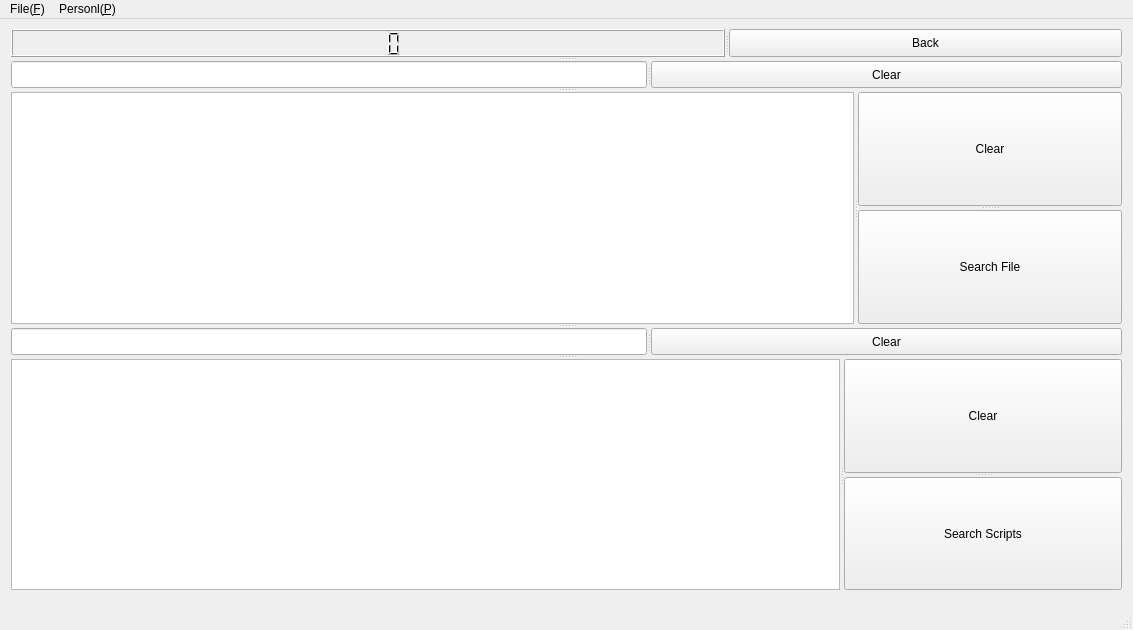
<?xml version="1.0" encoding="UTF-8"?>
<ui version="4.0">
 <class>UserWindow</class>
 <widget class="QMainWindow" name="UserWindow">
  <property name="geometry">
   <rect>
    <x>0</x>
    <y>0</y>
    <width>1133</width>
    <height>630</height>
   </rect>
  </property>
  <property name="windowTitle">
   <string>MainWindow</string>
  </property>
  <widget class="QWidget" name="centralwidget">
   <widget class="QSplitter" name="splitter_10">
    <property name="geometry">
     <rect>
      <x>11</x>
      <y>10</y>
      <width>1111</width>
      <height>561</height>
     </rect>
    </property>
    <property name="orientation">
     <enum>Qt::Vertical</enum>
    </property>
    <widget class="QSplitter" name="splitter_9">
     <property name="orientation">
      <enum>Qt::Horizontal</enum>
     </property>
     <widget class="QLCDNumber" name="lcdNumber">
      <property name="maximumSize">
       <size>
        <width>11313166</width>
        <height>33</height>
       </size>
      </property>
      <property name="styleSheet">
       <string notr="true">font: 87 10pt &quot;Arial Black&quot;;</string>
      </property>
     </widget>
     <widget class="QPushButton" name="pushButton_7">
      <property name="maximumSize">
       <size>
        <width>393</width>
        <height>33</height>
       </size>
      </property>
      <property name="styleSheet">
       <string notr="true">font: 87 10pt &quot;Arial Black&quot;;</string>
      </property>
      <property name="text">
       <string>Back</string>
      </property>
     </widget>
    </widget>
    <widget class="QSplitter" name="splitter_4">
     <property name="orientation">
      <enum>Qt::Vertical</enum>
     </property>
     <widget class="QSplitter" name="splitter">
      <property name="orientation">
       <enum>Qt::Horizontal</enum>
      </property>
      <widget class="QLineEdit" name="lineEdit"/>
      <widget class="QPushButton" name="pushButton">
       <property name="styleSheet">
        <string notr="true">font: 87 10pt &quot;Arial Black&quot;;</string>
       </property>
       <property name="text">
        <string>Clear</string>
       </property>
      </widget>
     </widget>
     <widget class="QSplitter" name="splitter_3">
      <property name="orientation">
       <enum>Qt::Horizontal</enum>
      </property>
      <widget class="QTextEdit" name="textEdit"/>
      <widget class="QSplitter" name="splitter_2">
       <property name="orientation">
        <enum>Qt::Vertical</enum>
       </property>
       <widget class="QPushButton" name="pushButton_2">
        <property name="styleSheet">
         <string notr="true">font: 87 10pt &quot;Arial Black&quot;;</string>
        </property>
        <property name="text">
         <string>Clear</string>
        </property>
       </widget>
       <widget class="QPushButton" name="pushButton_3">
        <property name="styleSheet">
         <string notr="true">font: 87 10pt &quot;Arial Black&quot;;</string>
        </property>
        <property name="text">
         <string>Search File</string>
        </property>
       </widget>
      </widget>
     </widget>
    </widget>
    <widget class="QSplitter" name="splitter_8">
     <property name="orientation">
      <enum>Qt::Vertical</enum>
     </property>
     <widget class="QSplitter" name="splitter_5">
      <property name="orientation">
       <enum>Qt::Horizontal</enum>
      </property>
      <widget class="QLineEdit" name="lineEdit_2"/>
      <widget class="QPushButton" name="pushButton_5">
       <property name="styleSheet">
        <string notr="true">font: 87 10pt &quot;Arial Black&quot;;</string>
       </property>
       <property name="text">
        <string>Clear</string>
       </property>
      </widget>
     </widget>
     <widget class="QSplitter" name="splitter_7">
      <property name="orientation">
       <enum>Qt::Horizontal</enum>
      </property>
      <widget class="QTextEdit" name="textEdit_2"/>
      <widget class="QSplitter" name="splitter_6">
       <property name="orientation">
        <enum>Qt::Vertical</enum>
       </property>
       <widget class="QPushButton" name="pushButton_6">
        <property name="styleSheet">
         <string notr="true">font: 87 10pt &quot;Arial Black&quot;;</string>
        </property>
        <property name="text">
         <string>Clear</string>
        </property>
       </widget>
       <widget class="QPushButton" name="pushButton_4">
        <property name="styleSheet">
         <string notr="true">font: 87 10pt &quot;Arial Black&quot;;</string>
        </property>
        <property name="text">
         <string>Search Scripts</string>
        </property>
       </widget>
      </widget>
     </widget>
    </widget>
   </widget>
  </widget>
  <widget class="QMenuBar" name="menubar">
   <property name="geometry">
    <rect>
     <x>0</x>
     <y>0</y>
     <width>1133</width>
     <height>26</height>
    </rect>
   </property>
   <widget class="QMenu" name="menuFile_F">
    <property name="title">
     <string>File(&amp;F)</string>
    </property>
    <addaction name="actionOpen_O"/>
    <addaction name="actionSave_Score_S"/>
   </widget>
   <widget class="QMenu" name="menuPersonl_P">
    <property name="title">
     <string>Personl(&amp;P)</string>
    </property>
    <addaction name="actionLcdColor_L"/>
   </widget>
   <addaction name="menuFile_F"/>
   <addaction name="menuPersonl_P"/>
  </widget>
  <widget class="QStatusBar" name="statusbar"/>
  <action name="actionOpen_O">
   <property name="text">
    <string>Open(&amp;O)</string>
   </property>
  </action>
  <action name="actionLcdColor_L">
   <property name="text">
    <string>LcdColor(&amp;L)</string>
   </property>
  </action>
  <action name="actionSave_Score_S">
   <property name="text">
    <string>Save Score(&amp;S)</string>
   </property>
  </action>
 </widget>
 <resources/>
 <connections/>
</ui>
